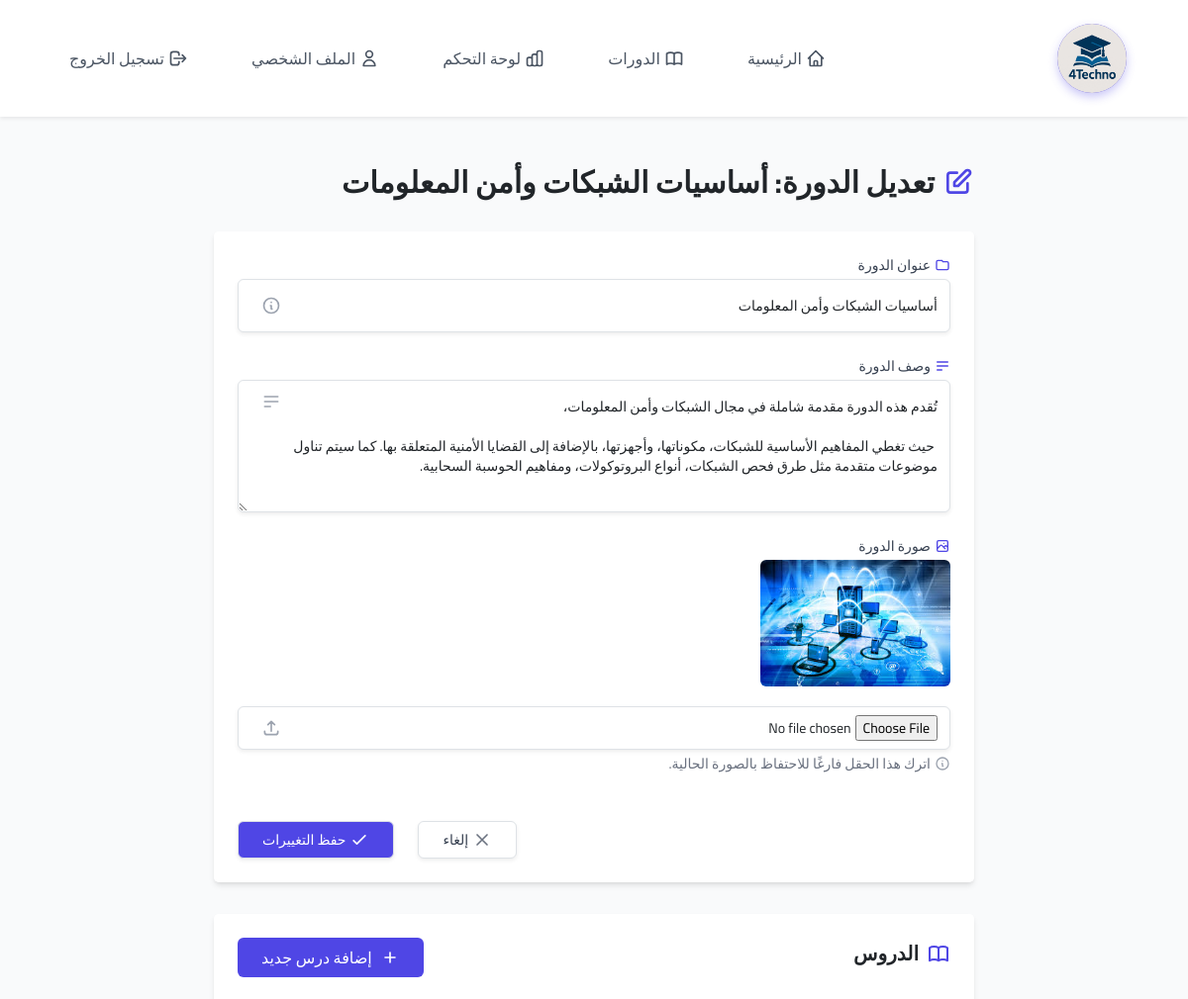
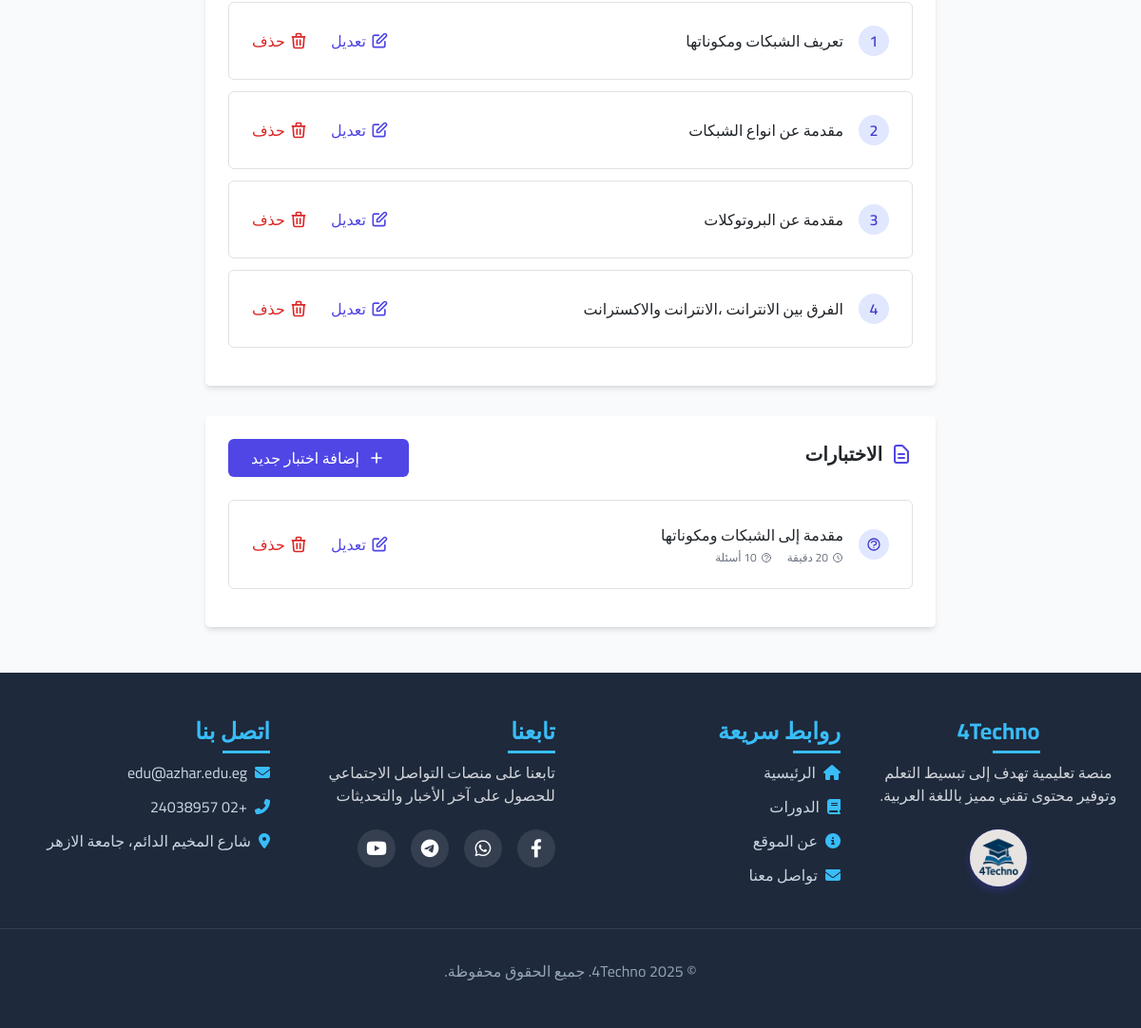
The page /courses/2/edit/ (signed in) on the database its author committed (2 pictures, top to bottom).
### courses/models.py (models this page shows, shortened)
class Course(models.Model):
    title = models.CharField(max_length=200)
    description = models.TextField()
    instructor = models.ForeignKey(User, on_delete=models.CASCADE, related_name='courses')
    created_at = models.DateTimeField(auto_now_add=True)
    updated_at = models.DateTimeField(auto_now=True)
    image = models.ImageField(upload_to='course_images/', null=True, blank=True)

class Lesson(models.Model):
    course = models.ForeignKey(Course, on_delete=models.CASCADE, related_name='lessons')
    title = models.CharField(max_length=200)
    content = models.TextField()
    video = models.FileField(upload_to='lesson_videos/', blank=True, null=True)
    duration = models.PositiveIntegerField(default=0, help_text="مدة الدرس بالدقائق")
    order = models.PositiveIntegerField(default=1)
    created_at = models.DateTimeField(auto_now_add=True)
    updated_at = models.DateTimeField(auto_now=True)
    class Meta:
        ordering = ['order']

class Quiz(models.Model):
    course = models.ForeignKey(Course, on_delete=models.CASCADE, related_name='quizzes')
    title = models.CharField(max_length=200)
    description = models.TextField(blank=True, null=True)
    time_limit = models.PositiveIntegerField(default=30, help_text="مدة الاختبار بالدقائق")
    passing_score = models.PositiveIntegerField(default=60, help_text="النسبة المئوية المطلوبة للنجاح")
    created_at = models.DateTimeField(auto_now_add=True)
    updated_at = models.DateTimeField(auto_now=True)
    class Meta:
        ordering = ['-created_at']
        verbose_name = "اختبار"
        verbose_name_plural = "اختبارات"

### courses/views.py (the view)
# urls.py: path('courses/<int:pk>/edit/', views.edit_course, name='edit_course'),
@login_required
@user_passes_test(is_instructor)
def edit_course(request, pk):
    course = get_object_or_404(Course, pk=pk, instructor=request.user)
    if request.method == 'POST':
        form = CourseForm(request.POST, request.FILES, instance=course)
        if form.is_valid():
            form.save()
            messages.success(request, 'تم تحديث الدورة بنجاح.')
            return redirect('edit_course', pk=course.id)
    else:
        form = CourseForm(instance=course)
    return render(request, 'courses/edit_course.html', {
        'form': form,
        'course': course
    })

### courses/templates/courses/edit_course.html (shortened to what this page needs)
{% extends 'courses/base.html' %}
{% block content %}
<div dir="rtl" class="container mx-auto px-4 py-12">
    <div class="max-w-3xl mx-auto">
        <h1 class="text-3xl font-bold mb-8 flex items-center text-right animate-fade-in">
            تعديل الدورة: {{ course.title }}
        </h1>
        <div class="bg-white rounded-lg shadow-md p-6 mb-8 hover:shadow-lg transition-shadow duration-300 transform hover:-translate-y-1 transition-transform duration-300 animate-fade-in" style="animation-delay: 0.1s;">
            <form method="post" enctype="multipart/form-data">
                <div class="space-y-6">
                    <div class="transform hover:-translate-y-1 transition-all duration-300">
                        <label for="id_title" class="block text-sm font-medium text-gray-700 mb-1 flex items-center">
                            <svg xmlns="http://www.w3.org/2000/svg" class="h-4 w-4 ml-1 text-indigo-600" fill="none" viewBox="0 0 24 24" stroke="currentColor">
                                <path stroke-linecap="round" stroke-linejoin="round" stroke-width="2" d="M3 7v10a2 2 0 002 2h14a2 2 0 002-2V9a2 2 0 00-2-2h-6l-2-2H5a2 2 0 00-2 2z" />
                            </svg>
                            عنوان الدورة
                        </label>
                        <div class="relative">
                            <div class="absolute right-0 inset-y-0 flex items-center pr-3 pointer-events-none text-gray-400">
                            </div>
                            <input type="text" name="title" id="id_title" value="{{ form.title.value|default:course.title }}" required class="pr-10 appearance-none block w-full px-3 py-3 border border-gray-300 rounded-md shadow-sm placeholder-gray-400 focus:outline-none focus:ring-indigo-500 focus:border-indigo-500 sm:text-sm transition-colors duration-300">
                        </div>
                    </div>
                    <div class="transform hover:-translate-y-1 transition-all duration-300">
                        <label for="id_description" class="block text-sm font-medium text-gray-700 mb-1 flex items-center">
                            <svg xmlns="http://www.w3.org/2000/svg" class="h-4 w-4 ml-1 text-indigo-600" fill="none" viewBox="0 0 24 24" stroke="currentColor">
                                <path stroke-linecap="round" stroke-linejoin="round" stroke-width="2" d="M4 6h16M4 12h16M4 18h7" />
                            </svg>
                            وصف الدورة
                        </label>
                        <div class="relative">
                            <div class="absolute right-0 top-3 flex items-center pr-3 pointer-events-none text-gray-400">
                            </div>
                            <textarea name="description" id="id_description" rows="5" required class="pr-10 appearance-none block w-full px-3 py-3 border border-gray-300 rounded-md shadow-sm placeholder-gray-400 focus:outline-none focus:ring-indigo-500 focus:border-indigo-500 sm:text-sm transition-colors duration-300">{{ form.description.value|default:course.description }}</textarea>
                        </div>
                    </div>
                    <div class="transform hover:-translate-y-1 transition-all duration-300">
                        <label for="id_image" class="block text-sm font-medium text-gray-700 mb-1 flex items-center">
                            صورة الدورة
                        </label>
                        <div class="mt-1 flex items-center">
                            {% if course.image %}
                            <div class="mb-3 relative group">
                                <img src="{{ course.image.url }}" alt="{{ course.title }}" class="h-32 w-auto object-cover rounded-md border-2 border-indigo-100 group-hover:border-indigo-300 transition-all duration-300">
                                <div class="absolute inset-0 bg-indigo-600 bg-opacity-0 group-hover:bg-opacity-20 transition-all duration-300 rounded-md flex items-center justify-center">
                                </div>
                            </div>
                            {% endif %}
                        </div>
                        <div class="mt-1 relative">
                            <div class="absolute right-0 inset-y-0 flex items-center pr-3 pointer-events-none text-gray-400">
                            </div>
                            <input type="file" name="image" id="id_image" accept="image/*" class="pr-10 appearance-none block w-full py-2 px-3 border border-gray-300 bg-white rounded-md shadow-sm focus:outline-none focus:ring-indigo-500 focus:border-indigo-500 sm:text-sm">
                        </div>
                        <p class="mt-1 text-sm text-gray-500 flex items-center">
                            <svg xmlns="http://www.w3.org/2000/svg" class="h-4 w-4 ml-1 text-gray-400" fill="none" viewBox="0 0 24 24" stroke="currentColor">
                                <path stroke-linecap="round" stroke-linejoin="round" stroke-width="2" d="M13 16h-1v-4h-1m1-4h.01M21 12a9 9 0 11-18 0 9 9 0 0118 0z" />
                            </svg>
                            اترك هذا الحقل فارغًا للاحتفاظ بالصورة الحالية.
                        </p>
                    </div>
                    <div class="flex justify-end pt-4">
                        <a href="{% url 'dashboard' %}" class="bg-white py-2 px-4 border border-gray-300 rounded-md shadow-sm text-sm font-medium text-gray-700 hover:bg-gray-50 focus:outline-none focus:ring-2 focus:ring-offset-2 focus:ring-indigo-500 ml-4 flex items-center transform hover:scale-105 transition-transform duration-300">
                            <svg xmlns="http://www.w3.org/2000/svg" class="h-5 w-5 ml-1 text-gray-500" fill="none" viewBox="0 0 24 24" stroke="currentColor">
                                <path stroke-linecap="round" stroke-linejoin="round" stroke-width="2" d="M6 18L18 6M6 6l12 12" />
                            </svg>
                            إلغاء
                        </a>
                        <button type="submit" class="bg-indigo-600 py-2 px-4 border border-transparent rounded-md shadow-sm text-sm font-medium text-white hover:bg-indigo-700 focus:outline-none focus:ring-2 focus:ring-offset-2 focus:ring-indigo-500 flex items-center transform hover:scale-105 transition-transform duration-300">
                            <svg xmlns="http://www.w3.org/2000/svg" class="h-5 w-5 ml-1" fill="none" viewBox="0 0 24 24" stroke="currentColor">
                                <path stroke-linecap="round" stroke-linejoin="round" stroke-width="2" d="M5 13l4 4L19 7" />
                            </svg>
                            حفظ التغييرات
                        </button>
                    </div>
                </div>
            </form>
        </div>
        <div class="bg-white rounded-lg shadow-md p-6 hover:shadow-lg transition-shadow duration-300 transform hover:-translate-y-1 transition-transform duration-300 animate-fade-in" style="animation-delay: 0.2s;">
            <div class="flex justify-between items-center mb-6">
                <h2 class="text-xl font-bold flex items-center">
                    الدروس
                </h2>
                <a href="{% url 'create_lesson' course.id %}" class="bg-indigo-600 text-white py-2 px-4 rounded-md hover:bg-indigo-700 transition inline-flex items-center transform hover:scale-105 transition-transform duration-300">
                    <svg xmlns="http://www.w3.org/2000/svg" class="h-5 w-5 ml-2" fill="none" viewBox="0 0 24 24" stroke="currentColor">
                        <path stroke-linecap="round" stroke-linejoin="round" stroke-width="2" d="M12 6v6m0 0v6m0-6h6m-6 0H6" />
                    </svg>
                    إضافة درس جديد
                </a>
            </div>
            <ul class="space-y-3">
                {% for lesson in course.lessons.all %}
                <li class="flex justify-between items-center p-4 border rounded-md hover:bg-indigo-50 transition-colors duration-300 transform hover:-translate-y-1 transition-transform duration-300">
                    <div class="flex items-center">
                        <div class="bg-indigo-100 text-indigo-700 rounded-full w-8 h-8 flex items-center justify-center ml-3 font-semibold">
                            {{ lesson.order }}
                        </div>
                        <span class="font-medium">{{ lesson.title }}</span>
                    </div>
                    <div class="flex items-center">
                        <a href="{% url 'edit_lesson' course.id lesson.id %}" class="text-indigo-600 hover:text-indigo-800 ml-4 flex items-center transform hover:scale-110 transition-transform duration-300">
                            <svg xmlns="http://www.w3.org/2000/svg" class="h-5 w-5 ml-1" fill="none" viewBox="0 0 24 24" stroke="currentColor">
                                <path stroke-linecap="round" stroke-linejoin="round" stroke-width="2" d="M11 5H6a2 2 0 00-2 2v11a2 2 0 002 2h11a2 2 0 002-2v-5m-1.414-9.414a2 2 0 112.828 2.828L11.828 15H9v-2.828l8.586-8.586z" />
                            </svg>
                            تعديل
                        </a>
                        <form method="post" action="{% url 'delete_lesson' course.id lesson.id %}" onsubmit="return confirm('هل أنت متأكد من حذف هذا الدرس؟');" class="inline-block">
                            <button type="submit" class="text-red-600 hover:text-red-800 flex items-center transform hover:scale-110 transition-transform duration-300">
                                حذف
                            </button>
                        </form>
                    </div>
                </li>
                {% endfor %}
            </ul>
        </div>
        <div class="bg-white rounded-lg shadow-md p-6 mt-8 hover:shadow-lg transition-shadow duration-300 transform hover:-translate-y-1 transition-transform duration-300 animate-fade-in" style="animation-delay: 0.3s;">
            <div class="flex justify-between items-center mb-6">
                <h2 class="text-xl font-bold flex items-center">
                    الاختبارات
                </h2>
                <a href="{% url 'create_quiz' course.id %}" class="bg-indigo-600 text-white py-2 px-4 rounded-md hover:bg-indigo-700 transition inline-flex items-center transform hover:scale-105 transition-transform duration-300">
                    <svg xmlns="http://www.w3.org/2000/svg" class="h-5 w-5 ml-2" fill="none" viewBox="0 0 24 24" stroke="currentColor">
                        <path stroke-linecap="round" stroke-linejoin="round" stroke-width="2" d="M12 6v6m0 0v6m0-6h6m-6 0H6" />
                    </svg>
                    إضافة اختبار جديد
                </a>
            </div>
            <ul class="space-y-3">
                {% for quiz in course.quizzes.all %}
                <li class="flex justify-between items-center p-4 border rounded-md hover:bg-indigo-50 transition-colors duration-300 transform hover:-translate-y-1 transition-transform duration-300">
                    <div class="flex items-center">
                        <div class="bg-indigo-100 text-indigo-700 rounded-full w-8 h-8 flex items-center justify-center ml-3 font-semibold">
                        </div>
                        <div>
                            <span class="font-medium">{{ quiz.title }}</span>
                            <div class="flex items-center text-xs text-gray-500 mt-1">
                                <span class="flex items-center ml-3">
                                    <svg xmlns="http://www.w3.org/2000/svg" class="h-3 w-3 ml-1" fill="none" viewBox="0 0 24 24" stroke="currentColor">
                                        <path stroke-linecap="round" stroke-linejoin="round" stroke-width="2" d="M12 8v4l3 3m6-3a9 9 0 11-18 0 9 9 0 0118 0z" />
                                    </svg>
                                    {{ quiz.time_limit }} دقيقة
                                </span>
                                <span class="flex items-center">
                                    {{ quiz.questions.count }} أسئلة
                                </span>
                            </div>
                        </div>
                    </div>
                    <div class="flex items-center">
                        <a href="{% url 'edit_quiz' course.id quiz.id %}" class="text-indigo-600 hover:text-indigo-800 ml-4 flex items-center transform hover:scale-110 transition-transform duration-300">
                            <svg xmlns="http://www.w3.org/2000/svg" class="h-5 w-5 ml-1" fill="none" viewBox="0 0 24 24" stroke="currentColor">
                                <path stroke-linecap="round" stroke-linejoin="round" stroke-width="2" d="M11 5H6a2 2 0 00-2 2v11a2 2 0 002 2h11a2 2 0 002-2v-5m-1.414-9.414a2 2 0 112.828 2.828L11.828 15H9v-2.828l8.586-8.586z" />
                            </svg>
                            تعديل
                        </a>
                        <form method="post" action="{% url 'delete_quiz' course.id quiz.id %}" onsubmit="return confirm('هل أنت متأكد من حذف هذا الاختبار؟');" class="inline-block">
                            <button type="submit" class="text-red-600 hover:text-red-800 flex items-center transform hover:scale-110 transition-transform duration-300">
                                حذف
                            </button>
                        </form>
                    </div>
                </li>
                {% endfor %}
            </ul>
        </div>
    </div>
</div>
{% endblock %}

### rows shown on the page
Course: title "أساسيات الشبكات وأمن المعلومات", description "تُقدم هذه الدورة مقدمة شاملة في مجال الشبكات وأمن المعلومات، حيث تغطي المفاهيم الأساسية للشبكات، مكوناتها، وأجهزتها، بالإضافة إلى القضايا الأمنية المتعلقة بها. كما سيتم تناول موضوعات متقدمة مثل طرق فحص الشبكات، أنواع البروتوكولات، ومفاهيم الحوسبة السحابية.", image (picture)
Lesson: order "1", title "تعريف الشبكات ومكوناتها"
Lesson: order "2", title "مقدمة عن انواع الشبكات"
Lesson: order "3", title "مقدمة عن البروتوكلات"
Lesson: order "4", title "الفرق بين الانترانت ،الانترانت والاكسترانت"
Quiz: title "مقدمة إلى الشبكات ومكوناتها"
